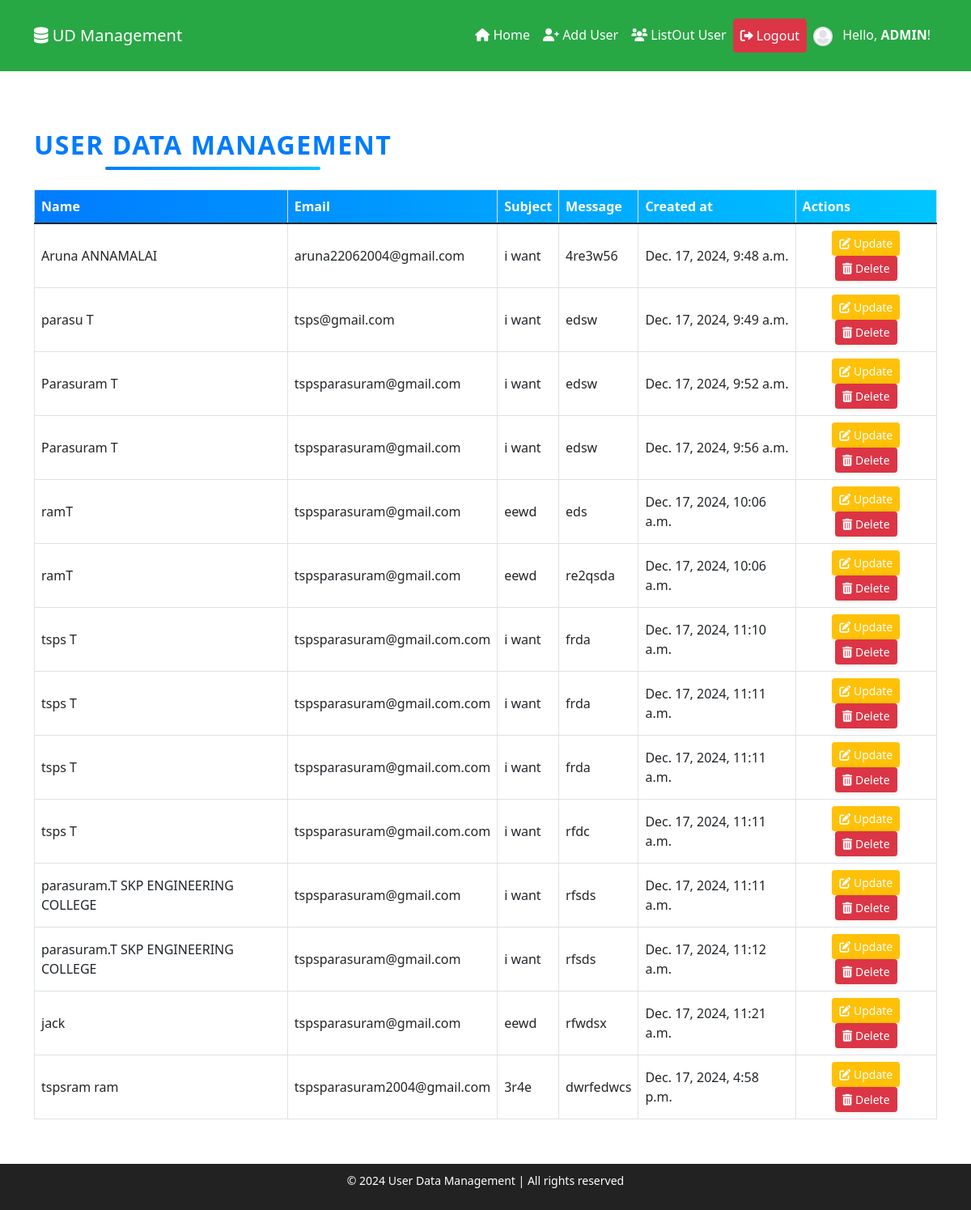
The page /blog/index/ (signed in) on the database its author committed.
### blog/models.py (models this page shows, shortened)
class Contact(models.Model):
    name = models.CharField(max_length=100)
    email = models.EmailField()
    subject = models.CharField(max_length=200)
    message = models.TextField()
    created_at = models.DateTimeField(auto_now_add=True)

### blog/views.py (the view)
# urls.py: path('index/', index, name="index"),
def index(request):
    data = Contact.objects.all()
    if request.session.get('user_id') is None:
        messages.error(request, "Please Login")
        return redirect('blog:login')  # Redirect to the login page if no user is logged in
    return render(request, 'index.html', {"data": data})

### blog/templates/index.html (shortened to what this page needs)
{% extends 'base.html' %} {% block content %}
<div class="container mt-4">
  <h2
    class="mb-4 text-center"
    style="
      font-weight: bold;
      color: #007bff;
      text-transform: uppercase;
      letter-spacing: 1.5px;
      position: relative;
      display: inline-block;
    "
  >
    {% block title %}User Data Management{% endblock %}
    <span
      style="
        display: block;
        margin: 8px auto 0;
        height: 4px;
        width: 60%;
        background: linear-gradient(to right, #007bff, #00c6ff);
        border-radius: 2px;
      "
    ></span>
  </h2>
  <div class="table-responsive">
    <table class="table table-hover table-bordered align-middle">
      <thead>
        <tr
          style="
            background: linear-gradient(to right, #007bff, #00c6ff);
            color: white;
          "
        >
          <th scope="col">Name</th>
          <th scope="col">Email</th>
          <th scope="col">Subject</th>
          <th scope="col">Message</th>
          <th scope="col">Created at</th>
          <th scope="col">Actions</th>
        </tr>
      </thead>
      <tbody>
        {% for data in data %}
        <tr>
          <td scope="row">{{ data.name }}</td>
          <td>{{ data.email }}</td>
          <td>{{ data.subject }}</td>
          <td>{{ data.message }}</td>
          <td>{{ data.created_at }}</td>
          <td class="text-center">
            <a
              href="{% url 'blog:update' data.id %}"
              class="btn btn-warning btn-sm text-white shadow-sm"
            >
              <i class="fas fa-edit"></i> Update
            </a>
            <a
              href="{% url 'blog:delete' data.id %}"
              class="btn btn-danger btn-sm text-white shadow-sm"
              onclick="return confirm('Are you sure you want to delete this?');"
            >
              <i class="fas fa-trash-alt"></i> Delete
            </a>
          </td>
        </tr>
        {% empty %}
        <tr>
          <td colspan="6" class="text-center text-muted">No data available.</td>
        </tr>
        {% endfor %}
      </tbody>
    </table>
  </div>
</div>
{% endblock %}

### rows shown on the page
Contact: name "Aruna ANNAMALAI", email "aruna22062004@gmail.com", subject "i want", message "4re3w56", created_at "Dec. 17, 2024, 9:48 a.m."
Contact: name "parasu T", email "tsps@gmail.com", subject "i want", message "edsw", created_at "Dec. 17, 2024, 9:49 a.m."
Contact: name "Parasuram T", email "tspsparasuram@gmail.com", subject "i want", message "edsw", created_at "Dec. 17, 2024, 9:52 a.m."
Contact: name "Parasuram T", email "tspsparasuram@gmail.com", subject "i want", message "edsw", created_at "Dec. 17, 2024, 9:56 a.m."
Contact: name "ramT", email "tspsparasuram@gmail.com", subject "eewd", message "eds", created_at "Dec. 17, 2024, 10:06 a.m."
Contact: name "ramT", email "tspsparasuram@gmail.com", subject "eewd", message "re2qsda", created_at "Dec. 17, 2024, 10:06 a.m."
Contact: name "tsps T", email "tspsparasuram@gmail.com.com", subject "i want", message "frda", created_at "Dec. 17, 2024, 11:10 a.m."
Contact: name "tsps T", email "tspsparasuram@gmail.com.com", subject "i want", message "frda", created_at "Dec. 17, 2024, 11:11 a.m."
Contact: name "tsps T", email "tspsparasuram@gmail.com.com", subject "i want", message "frda", created_at "Dec. 17, 2024, 11:11 a.m."
Contact: name "tsps T", email "tspsparasuram@gmail.com.com", subject "i want", message "rfdc", created_at "Dec. 17, 2024, 11:11 a.m."
Contact: name "parasuram.T SKP ENGINEERING COLLEGE", email "tspsparasuram@gmail.com", subject "i want", message "rfsds", created_at "Dec. 17, 2024, 11:11 a.m."
Contact: name "parasuram.T SKP ENGINEERING COLLEGE", email "tspsparasuram@gmail.com", subject "i want", message "rfsds", created_at "Dec. 17, 2024, 11:12 a.m."
Contact: name "jack", email "tspsparasuram@gmail.com", subject "eewd", message "rfwdsx", created_at "Dec. 17, 2024, 11:21 a.m."
Contact: name "tspsram ram", email "tspsparasuram2004@gmail.com", subject "3r4e", message "dwrfedwcs", created_at "Dec. 17, 2024, 4:58 p.m."

### other values the page prints
{{ request.session.username | upper }} "ADMIN"
